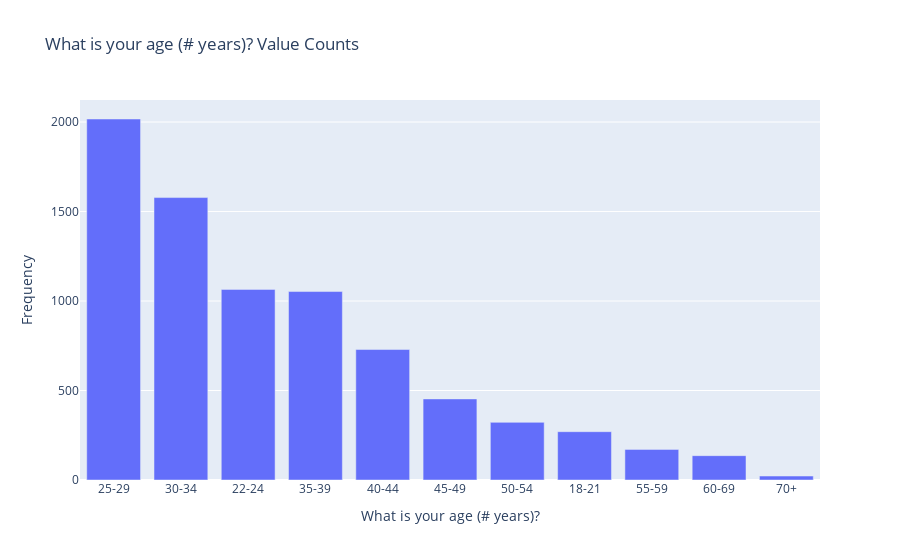

This figure's notebook cell:
### Markdown cell above
#### 1. What is the distribution of age among respondents?

### Code cell
import numpy as np
import pandas as pd
import plotly.graph_objs as go
from plotly.offline import iplot, init_notebook_mode

# Enable offline mode for Plotly in Jupyter
init_notebook_mode(connected=True)

# Your dataset
df = pd.read_csv('../../data/normalized_normalized_survey.csv')

if isinstance(df, (pd.DatetimeIndex, pd.MultiIndex)):
    df = df.to_frame(index=False)

# Remove any pre-existing indices for ease of use in the D-Tale code, but this is not required
df = df.reset_index().drop('index', axis=1, errors='ignore')
df.columns = [str(c) for c in df.columns]  # update columns to strings in case they are numbers

s = df[~pd.isnull(df['What is your age (# years)?'])]['What is your age (# years)?']
chart = pd.value_counts(s).to_frame(name='data')
chart['percent'] = (chart['data'] / chart['data'].sum()) * 100
chart.index.name = 'labels'
chart = chart.reset_index().sort_values(['data', 'labels'], ascending=[False, True])
chart = chart[:100]
charts = [go.Bar(x=chart['labels'].values, y=chart['data'].values, name='Frequency')]
figure = go.Figure(data=charts, layout=go.Layout({
    'barmode': 'group',
    'legend': {'orientation': 'h'},
    'title': {'text': 'What is your age (# years)? Value Counts'},
    'xaxis': {'title': {'text': 'What is your age (# years)?'}},
    'yaxis': {'title': {'text': 'Frequency'}}
}))

# Display the chart
iplot(figure)

### Figure 1 — Plotly figure (JSON) as saved in the notebook; plotly's stock layout.template omitted (floating-point values rounded to 4 significant figures)
{"data": [{"name": "Frequency", "type": "bar", "x": ["25-29", "30-34", "22-24", "35-39", "40-44", "45-49", "50-54", "18-21", "55-59", "60-69", "70+"], "y": [2017, 1578, 1065, 1053, 729, 453, 322, 270, 171, 136, 22]}], "layout": {"barmode": "group", "legend": {"orientation": "h"}, "title": {"text": "What is your age (# years)? Value Counts"}, "xaxis": {"title": {"text": "What is your age (# years)?"}}, "yaxis": {"title": {"text": "Frequency"}}}}
